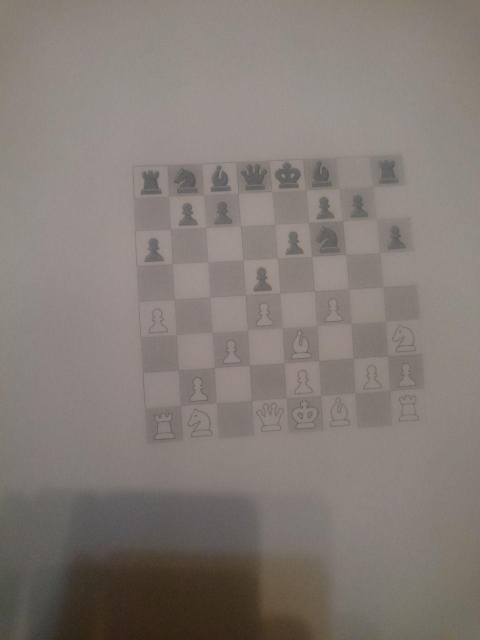
#> input picture images/chess100.jpg, 960 x 1280 px (shown at 1/2 size)
$ python -i chessboard_func.py   (imports and definitions only)   (older library calls are emulated)
#> lines starting #> are read from the running program, lines starting #| are printed output that depends on the picture; after the words box and inside, x2 and y2 are one past the last pixel; in counts of white or black regions, pixels touching at a corner belong together
#> further down, picture is the input picture: shape (1280, 960, 3); mean B, G, R 118, 123.2, 131.6
### base_func.py
import cv2
import matplotlib.pyplot as plt
import numpy as np


imgsize = 40


def resize_region(region):
    return cv2.resize(region, (imgsize, imgsize), interpolation=cv2.INTER_NEAREST)


def load_image(path):
  img = cv2.imread(path)
  return cv2.cvtColor(img, cv2.COLOR_BGR2RGB)


def image_gray(image):
  return cv2.cvtColor(image, cv2.COLOR_RGB2GRAY)


def image_bin(image_gs):
  height, width = image_gs.shape[0:2]
#> height = 1280; width = 960
  ret, image_bin = cv2.threshold(image_gs, 110, 255, cv2.THRESH_BINARY)
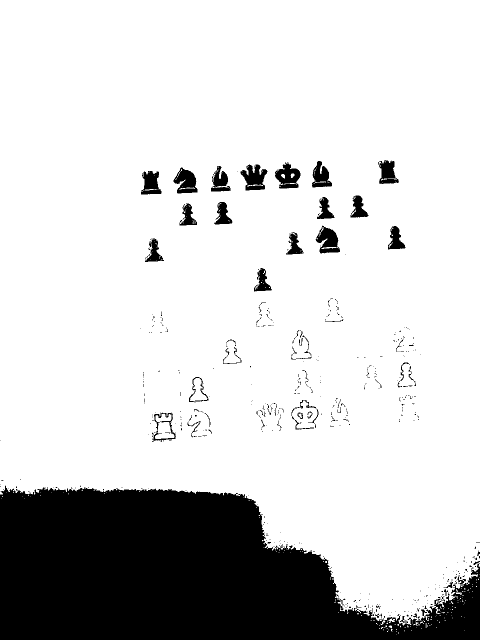
#> image_bin: shape (1280, 960) (shown at 1/2 size); 81.9% white; 517 black regions (460 under 20 px), largest, box (x1, y1, x2, y2) and area: (0, 971, 960, 1280) 199654, (481, 329, 535, 381) 1695, (550, 325, 601, 377) 1625
  return image_bin


def invert(image):
  return 255 - image


# [6 lines left out: function display_image, not called in this run]


def dilate(image, iterations=1):
  kernel = np.ones((3, 3))
  return cv2.dilate(image, kernel, iterations=iterations)


def erode(image, iterations=1):
#> called with iterations = 2
  kernel = np.ones((3, 3))
#> kernel = [[1, 1, 1], [1, 1, 1], [1, 1, 1]]
  return cv2.erode(image, kernel, iterations=iterations)
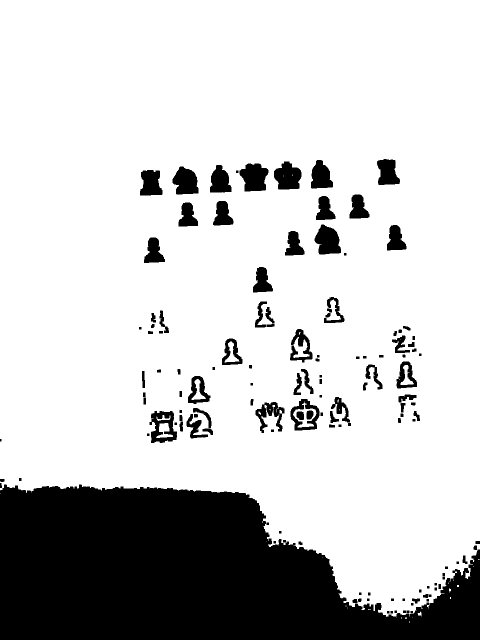
#> returned value: shape (1280, 960) (shown at 1/2 size); 79.1% white; 133 black regions (1 under 20 px), largest, box (x1, y1, x2, y2) and area: (0, 969, 960, 1280) 209521, (479, 327, 537, 383) 2407, (548, 323, 603, 379) 2274


# [4 lines left out: function canny, not called in this run]

### chessboard_func.py
from base_func import *


debug = 0


# [7 lines left out: function find_chessboard, not called in this run]


def find_figures(image):
  img_bin = invert(dilate(erode(image_bin(image_gray(image)), 2)))
#> in dilate, `return cv2.dilate(image, kernel, iterations=iterations)`:
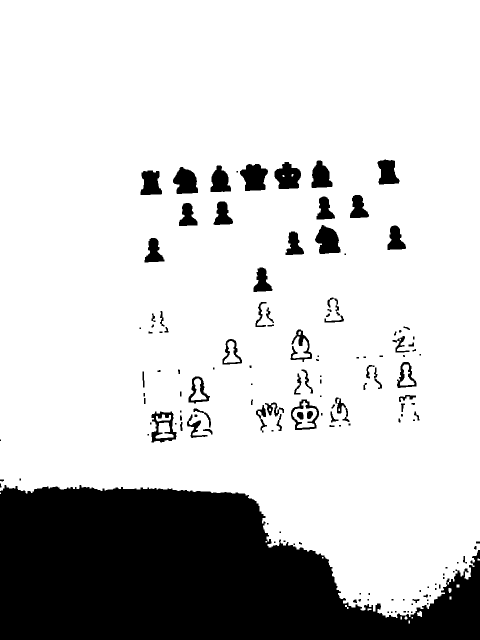
#> returned value: shape (1280, 960) (shown at 1/2 size); 80.2% white; 143 black regions (58 under 20 px), largest, box (x1, y1, x2, y2) and area: (0, 970, 960, 1280) 207065, (480, 328, 536, 382) 2165, (630, 450, 681, 508) 2025
#> in invert, `return 255 - image`: returned value: shape (1280, 960); 19.8% white; 143 white regions (58 under 20 px)
  if debug:
    display_image(img_bin)

  shape = image.shape
#> shape = (1280, 960, 3)
  field_len = int(shape[0] / 8)
#> field_len = 160

  img, contours, hierarchy = cv2.findContours(img_bin.copy(), cv2.RETR_TREE, cv2.CHAIN_APPROX_SIMPLE)
#> contours = 170 contours, 84 with area under 20; largest, box (x1, y1, x2, y2) and area: (0, 970, 960, 1280) 205808, (582, 799, 638, 860) 2360, (303, 823, 353, 885) 2210, (480, 328, 536, 382) 2070, (549, 324, 602, 378) 1958
  if debug:
    cpy = image.copy()
    cpy = cv2.drawContours(cpy, contours, -1, (0, 255, 0), 3)
    display_image(cpy)

  regions_array = []
  hierarchy = hierarchy[0]
  for component in zip(contours, hierarchy):
    contour = component[0]
    hierarchy = component[1]
    if hierarchy[3] == -1:  # izdvoji samo skroz spoljne konture
      x, y, w, h = cv2.boundingRect(contour)
      area = cv2.contourArea(contour)
      if area > 100 and h < field_len and h > field_len / 2 and w > field_len / 3:
        region = img_bin[y:y + h + 1, x:x + w + 1]
        regions_array.append([resize_region(region), (x, y, w, h)])
        cv2.rectangle(image, (x, y), (x + w, y + h), (0, 255, 0), 2)
#> this loop made 170 passes
#> (contour, x, y, w, h, area) on pass 34: ([[952, 1083], [952, 1086], [959, 1086], [959, 1083]], 952, 1083, 8, 4, 21)
#> (x, y, w, h, area) on passes 10, 11, 17, 30, 39, 60: (706, 1199, 8, 7, 29.5), (825, 1198, 14, 8, 38), (847, 1189, 9, 6, 24.5), (926, 1112, 8, 15, 33), (0, 970, 960, 310, 205808), (406, 858, 19, 11, 66)
#> after the loop, regions_array = []
  regions_array = sorted(regions_array, key=lambda item: item[1][0])
  sorted_regions = [r[0] for r in regions_array]
#> sorted_regions = []
  return image, sorted_regions


# [40 lines left out: functions perspective_fix, find_contours, not called in this run]

>>> import cv2
>>> picture = cv2.imread('images/chess100.jpg')
>>> result = find_figures(picture)

$ run again, on images/chess1.png
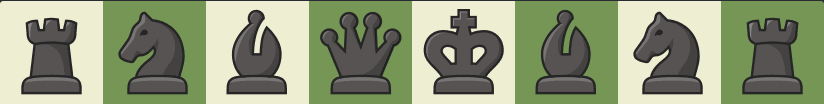
#> input picture images/chess1.png, 824 x 104 px
#> picture is the input picture: shape (104, 824, 3); mean B, G, R 120.4, 150.2, 140.6
#> height = 104; width = 824
#> in image_bin, `ret, image_bin = cv2.threshold(image_gs, 110, 255, cv2.THRESH_BINARY)`:
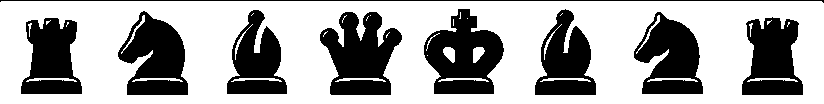
#> image_bin: shape (104, 824); 65.5% white; 9 black regions, largest, box (x1, y1, x2, y2) and area: (320, 12, 402, 95) 4290, (424, 9, 504, 94) 4185, (118, 11, 188, 95) 3793
#> in erode, `kernel = np.ones((3, 3))`: kernel = [[1, 1, 1], [1, 1, 1], [1, 1, 1]]
#> in dilate, `return cv2.dilate(image, kernel, iterations=iterations)`:
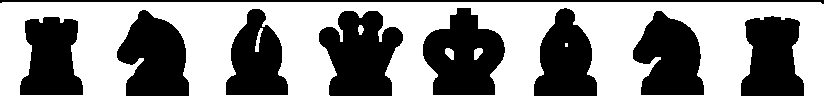
#> returned value: shape (104, 824); 58.8% white; 9 black regions, largest, box (x1, y1, x2, y2) and area: (319, 11, 403, 96) 4990, (423, 8, 505, 95) 4865, (117, 10, 189, 96) 4415
#> contours = 14 contours, 1 with area under 20; largest, box (x1, y1, x2, y2) and area: (423, 8, 505, 95) 4877, (319, 11, 403, 96) 4856, (117, 10, 189, 96) 4276, (633, 11, 704, 95) 4090, (741, 16, 804, 96) 3805
#> the loop in find_figures, `for component in zip(contours, hierarchy):` made 14 passes
#> (x, y, w, h, area) on passes 1, 2, 3, 4, 6, 7, 9, 11: (20, 17, 63, 78, 3638), (741, 16, 63, 80, 3805), (633, 11, 71, 84, 4090.5), (319, 11, 84, 85, 4856), (117, 10, 72, 86, 4275.5), (226, 9, 62, 86, 3536), (534, 8, 63, 88, 3711.5), (423, 8, 82, 87, 4877)
#> after the loop in find_figures, `for component in zip(contours, hierarchy):`: regions_array = []

$ run again, on images/chess10.png
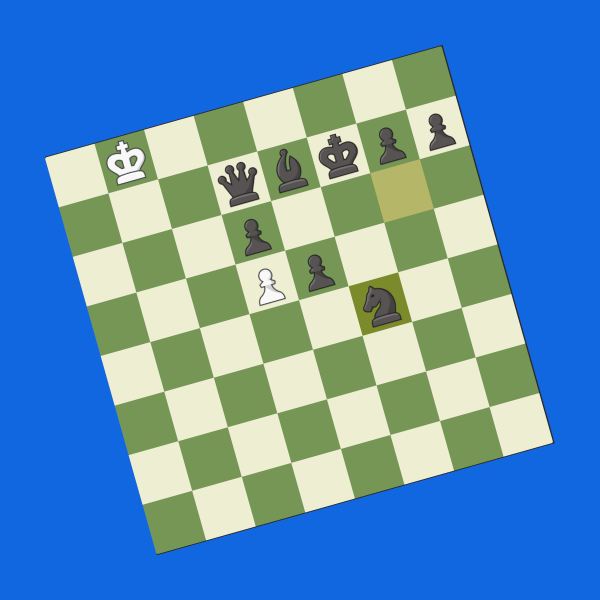
#> input picture images/chess10.png, 1200 x 1200 px (shown at 1/2 size)
#> picture is the input picture: shape (1200, 1200, 3); mean B, G, R 185.8, 143.4, 91.3
#> height = 1200
#> in image_bin, `ret, image_bin = cv2.threshold(image_gs, 110, 255, cv2.THRESH_BINARY)`:
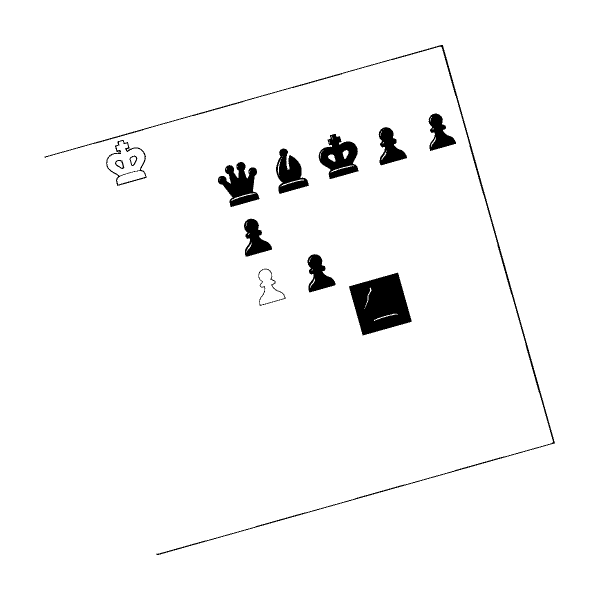
#> image_bin: shape (1200, 1200) (shown at 1/2 size); 97.4% white; 13 black regions, largest, box (x1, y1, x2, y2) and area: (698, 545, 823, 671) 10233, (89, 90, 1110, 1110) 6010, (637, 268, 717, 358) 4157
#> in erode, `kernel = np.ones((3, 3))`: kernel = [[1, 1, 1], [1, 1, 1], [1, 1, 1]]
#> contours = 20 contours; largest, box (x1, y1, x2, y2) and area: (697, 544, 824, 672) 10714, (88, 89, 1111, 1111) 9742, (211, 279, 294, 373) 5046, (636, 267, 718, 359) 4862, (435, 323, 520, 415) 4516
#> the loop in find_figures, `for component in zip(contours, hierarchy):` made 20 passes
#> (x, y, w, h, area) on passes 1, 2, 4, 5, 6, 7, 8, 15: (697, 544, 127, 128, 10714.5), (516, 536, 56, 77, 2337.5), (614, 507, 58, 79, 2570), (487, 436, 58, 78, 2563.5), (435, 323, 85, 92, 4516), (551, 296, 68, 93, 3747), (211, 279, 83, 94, 5046.5), (636, 267, 82, 92, 4862)
#> after the loop in find_figures, `for component in zip(contours, hierarchy):`:
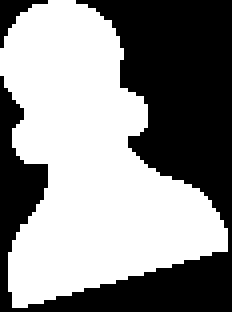
#> region: shape (78, 58) (shown 4 times larger); 55.2% white; 2 black regions, box (x1, y1, x2, y2) and area: (0, 0, 58, 78) 1977, (0, 0, 12, 12) 50
#> after the loop in find_figures, `for component in zip(contours, hierarchy):`: regions_array = 10 items
